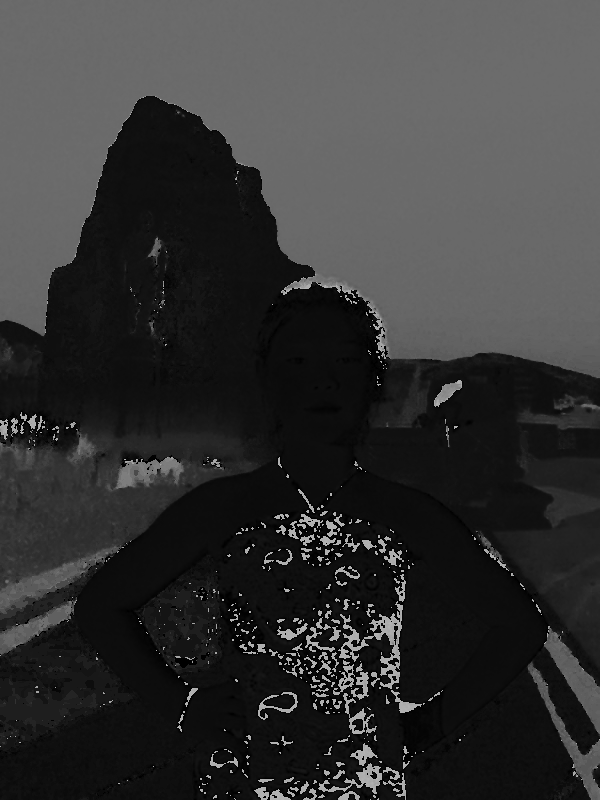
//> input picture OpenCV_3/result/jenny_H.png, 600 x 800 px
$ ./2-vii   (built with g++ and OpenCV 4)
//> lines starting //> are read from the running program, lines starting //| are printed output that depends on the picture
#pragma once
#include <opencv2/opencv.hpp>

using namespace cv;

int main()
{
	Mat jenny_H = imread("result/jenny_H.png", 0); // jenny_H.png 이미지 로드
//> jenny_H is the input picture: 800 rows x 600 cols, CV_8UC1; min 0, max 179, mean 52.4
	Mat jenny_S = imread("result/jenny_S.png", 0); // jenny_S.png 이미지 로드
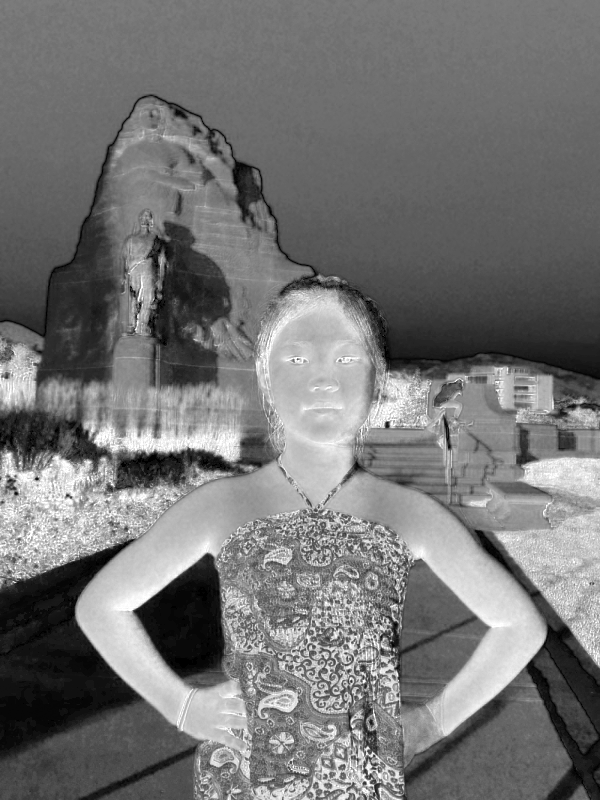
//> input picture OpenCV_3/result/jenny_S.png, 600 x 800 px
//> jenny_S is the input picture: 800 rows x 600 cols, CV_8UC1; min 0, max 255, mean 116.6
	Mat jenny_V_equalized = imread("result/jenny_V_equalized.png", 0); // jenny_V_equalized.png 이미지 로드
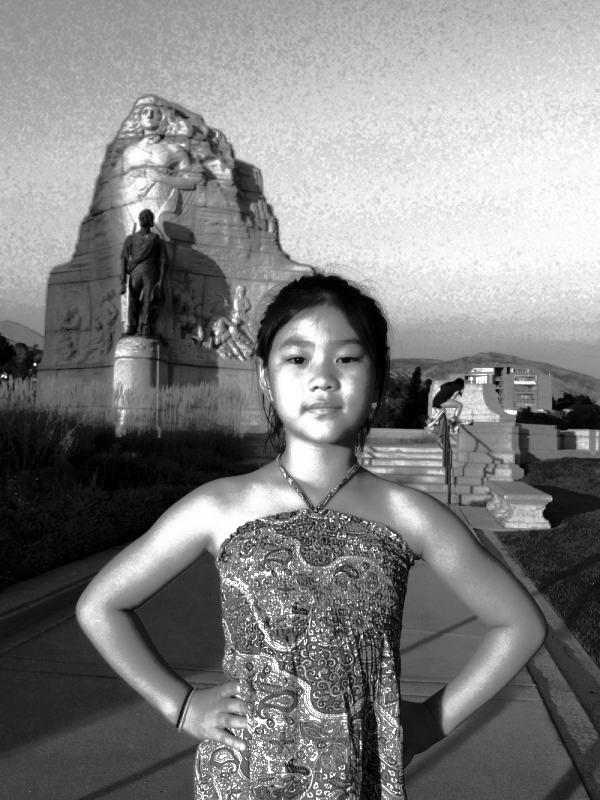
//> input picture OpenCV_3/result/jenny_V_equalized.png, 600 x 800 px
//> jenny_V_equalized is the input picture: 800 rows x 600 cols, CV_8UC1; min 0, max 255, mean 128.5

	Mat result; // Output 이미지를 저장하기 위한 Mat 변수

	cv::merge(new Mat[3]{ jenny_H, jenny_S, jenny_V_equalized }, 3, result); // 각각의 H, S, V' 이미지를 모아 HSV'로 합친다.
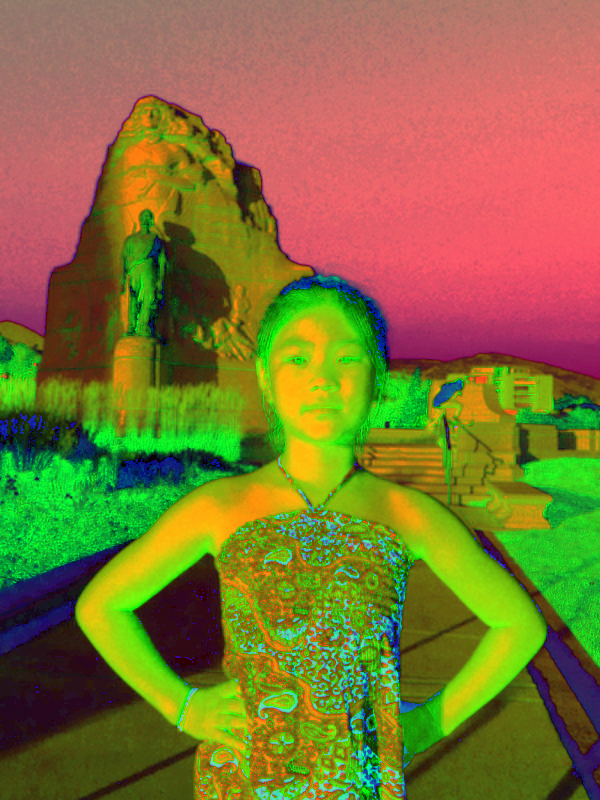
//> result: 800 rows x 600 cols, CV_8UC3; mean B, G, R 52.4, 116.6, 128.5

	imshow("result", result); // Output 이미지 출력
	imwrite("result/jenny_HSV_composited.png", result); // Output 이미지 저장

	waitKey(); // Output 이미지를 관찰하기 위해 별도의 입력이 있을 때까지 기다린다.

	return 0;
}
